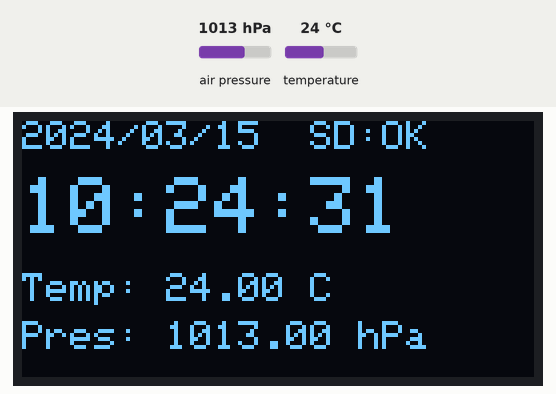
Simulated run of this sketch. Board: ESP32. Parts: 128×64 one-colour display. Inputs (shaded band) come from the test bench; at power-on: air pressure 1013 hPa, temperature 24 °C. The local clock reads 2024-03-15 10:24:30 at power-on unless the sketch sets it; storage starts empty; what the sketch prints to the serial monitor is not drawn.

Above: at 1.6 s.
1.7 s: air pressure set to 952 hPa
At 2.8 s:
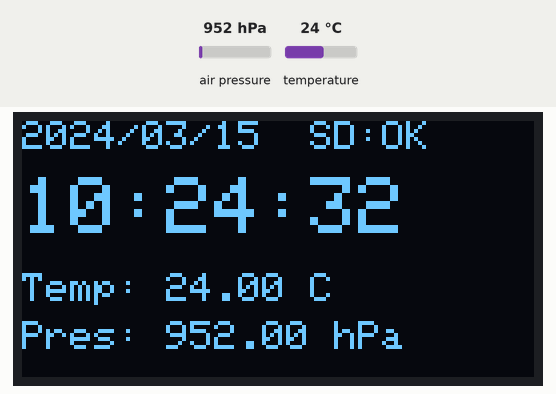
4.5 s: temperature set to 12 °C
At 5.6 s:
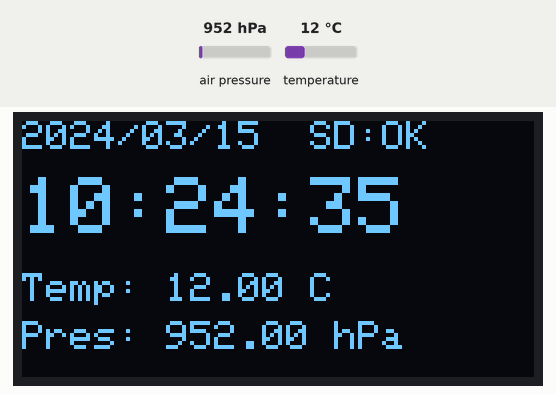
7.5 s: air pressure set to 975 hPa
At 8.8 s:
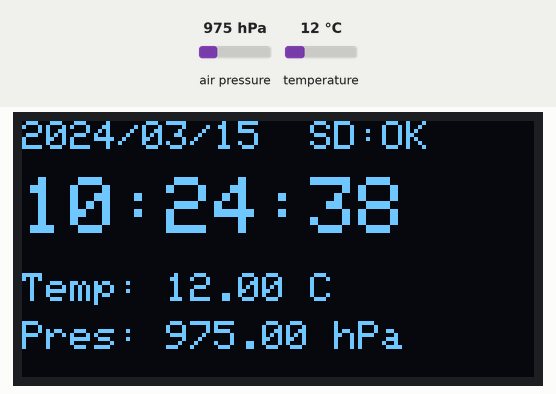
10.5 s: temperature set to 19 °C
At 11.4 s:
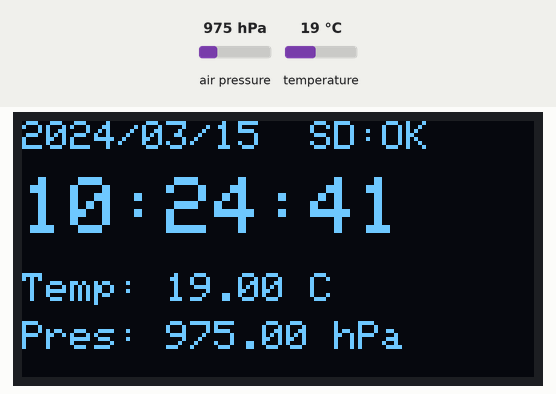
Timing chart, 0 to 13.5 s (numbered marks = the images above; inputs shaded):
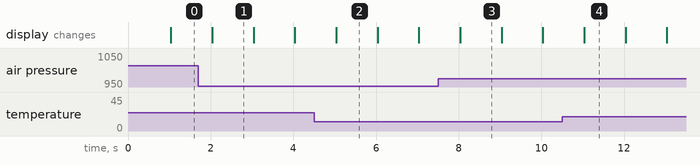

Measured:
- what the display in image 1 shows lasts 1.0 s, from 2.0 s to 3.0 s

The sketch:

logger.ino
```cpp
#include <Wire.h>
#include <SPI.h>
#include <SD.h>
#include "RTClib.h"
#include <Adafruit_BMP280.h>
#include <Adafruit_GFX.h>
#include <Adafruit_SSD1306.h>

#define SCREEN_W 128
#define SCREEN_H 64
#define OLED_ADDR 0x3C
#define BMP_ADDR 0x76
#define SD_SCK  18
#define SD_MISO 19
#define SD_MOSI 23
#define SD_CS   5
#define LOG_FILE "/log.csv"

RTC_DS1307 rtc;
Adafruit_BMP280 bmp;
Adafruit_SSD1306 display(SCREEN_W, SCREEN_H, &Wire, -1);

unsigned long lastUpdate = 0;
bool sdOk = false;

void setup() {
  Serial.begin(115200);
  Wire.begin(21, 22);

  if (!rtc.begin()) { Serial.println("RTC not found"); while (1) delay(10); }
  if (!bmp.begin(BMP_ADDR)) { Serial.println("BMP280 not found"); while (1) delay(10); }
  if (!display.begin(SSD1306_SWITCHCAPVCC, OLED_ADDR)) { Serial.println("OLED not found"); while (1) delay(10); }
  display.setTextColor(SSD1306_WHITE);

  SPI.begin(SD_SCK, SD_MISO, SD_MOSI, SD_CS);
  unsigned long start = millis();
while (!(sdOk = SD.begin(SD_CS)) && millis() - start < 3000) delay(100);
  Serial.println(sdOk ? "SD ready" : "SD mount FAILED");

  if (sdOk && !SD.exists(LOG_FILE)) {
    File f = SD.open(LOG_FILE, FILE_WRITE);
    if (f) { f.println("timestamp,temp_C,pressure_hPa"); f.close(); }
  }
}

void loop() {
  if (millis() - lastUpdate < 1000) return;
  lastUpdate = millis();

  DateTime now = rtc.now();
  float t = bmp.readTemperature();
  float p = bmp.readPressure() / 100.0;

  char ts[24];
  snprintf(ts, sizeof(ts), "%04d-%02d-%02d %02d:%02d:%02d",
           now.year(), now.month(), now.day(), now.hour(), now.minute(), now.second());

  // Log: open, append, close each second (safe if power is cut)
  bool logged = false;
  unsigned long t0 = micros();
  if (sdOk) {
    File f = SD.open(LOG_FILE, FILE_APPEND);
    if (f) {
      f.printf("%s,%.2f,%.2f\n", ts, t, p);
      f.close();
      logged = true;
    }
  }
  unsigned long writeUs = micros() - t0;
  Serial.printf("%s | %.2f C | %.2f hPa | log=%s | write %lu us\n",
                ts, t, p, logged ? "OK" : "FAIL", writeUs);

  display.clearDisplay();
  display.setTextSize(1);
  display.setCursor(0, 0);
  display.printf("%04d/%02d/%02d  SD:%s", now.year(), now.month(), now.day(), logged ? "OK" : "ERR");
  display.setTextSize(2);
  display.setCursor(0, 14);
  display.printf("%02d:%02d:%02d", now.hour(), now.minute(), now.second());
  display.setTextSize(1);
  display.setCursor(0, 38);
  display.printf("Temp: %.2f C", t);
  display.setCursor(0, 50);
  display.printf("Pres: %.2f hPa", p);
  display.display();
}
```
